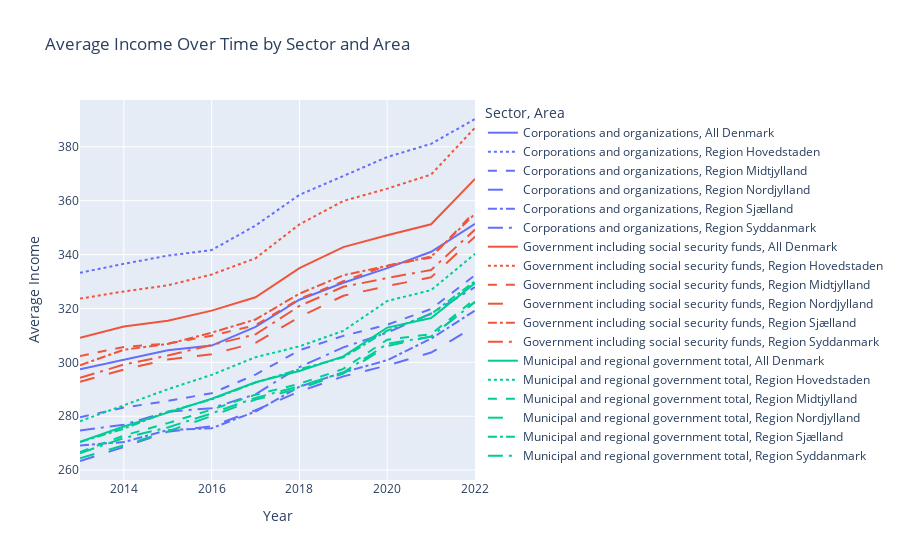

Write notebook code for a chart like this one.
### Code cell
import pandas as pd
import plotly.express as px

# Merge datasets on common 'TID' and 'SEKTOR'
merged_df = pd.merge(Inc_age_cleaned, Inc_area_cleaned, on=['TID', 'SEKTOR'], suffixes=('_age', '_area'))

# Calculate the average income for each sector, area, and year
avg_income_by_sector_area = merged_df.groupby(['TID', 'SEKTOR', 'OMRÅDE'])['INDHOLD_area'].mean().reset_index()

# Create an interactive line chart with Plotly
fig = px.line(avg_income_by_sector_area, x='TID', y='INDHOLD_area', color='SEKTOR', line_dash='OMRÅDE',
              labels={'TID': 'Year', 'INDHOLD_area': 'Average Income', 'SEKTOR': 'Sector', 'OMRÅDE': 'Area'},
              title='Average Income Over Time by Sector and Area')

fig.show()

### Figure 1 — Plotly figure (JSON) as saved in the notebook; plotly's stock layout.template omitted (floating-point values rounded to 4 significant figures)
{"data": [{"hovertemplate": "Sector=Corporations and organizations<br>Area=All Denmark<br>Year=%{x}<br>Average Income=%{y}<extra></extra>", "legendgroup": "Corporations and organizations, All Denmark", "line": {"color": "#636efa", "dash": "solid"}, "marker": {"symbol": "circle"}, "mode": "lines", "name": "Corporations and organizations, All Denmark", "orientation": "v", "showlegend": true, "type": "scatter", "x": [2013, 2014, 2015, 2016, 2017, 2018, 2019, 2020, 2021, 2022], "xaxis": "x", "y": [297.4, 300.9, 304.5, 306.2, 313.1, 323.2, 329.6, 335.0, 341.0, 351.4], "yaxis": "y"}, {"hovertemplate": "Sector=Corporations and organizations<br>Area=Region Hovedstaden<br>Year=%{x}<br>Average Income=%{y}<extra></extra>", "legendgroup": "Corporations and organizations, Region Hovedstaden", "line": {"color": "#636efa", "dash": "dot"}, "marker": {"symbol": "circle"}, "mode": "lines", "name": "Corporations and organizations, Region Hovedstaden", "orientation": "v", "showlegend": true, "type": "scatter", "x": [2013, 2014, 2015, 2016, 2017, 2018, 2019, 2020, 2021, 2022], "xaxis": "x", "y": [333.2, 336.6, 339.6, 341.7, 350.8, 362.2, 369.2, 376.2, 381.1, 390.3], "yaxis": "y"}, {"hovertemplate": "Sector=Corporations and organizations<br>Area=Region Midtjylland<br>Year=%{x}<br>Average Income=%{y}<extra></extra>", "legendgroup": "Corporations and organizations, Region Midtjylland", "line": {"color": "#636efa", "dash": "dash"}, "marker": {"symbol": "circle"}, "mode": "lines", "name": "Corporations and organizations, Region Midtjylland", "orientation": "v", "showlegend": true, "type": "scatter", "x": [2013, 2014, 2015, 2016, 2017, 2018, 2019, 2020, 2021, 2022], "xaxis": "x", "y": [279.6, 283.2, 285.7, 288.6, 295.5, 304.5, 309.8, 314.0, 319.8, 332.4], "yaxis": "y"}, {"hovertemplate": "Sector=Corporations and organizations<br>Area=Region Nordjylland<br>Year=%{x}<br>Average Income=%{y}<extra></extra>", "legendgroup": "Corporations and organizations, Region Nordjylland", "line": {"color": "#636efa", "dash": "longdash"}, "marker": {"symbol": "circle"}, "mode": "lines", "name": "Corporations and organizations, Region Nordjylland", "orientation": "v", "showlegend": true, "type": "scatter", "x": [2013, 2014, 2015, 2016, 2017, 2018, 2019, 2020, 2021, 2022], "xaxis": "x", "y": [263.4, 268.6, 274.3, 276.3, 282.2, 289.2, 294.8, 298.8, 303.6, 313.4], "yaxis": "y"}, {"hovertemplate": "Sector=Corporations and organizations<br>Area=Region Sjælland<br>Year=%{x}<br>Average Income=%{y}<extra></extra>", "legendgroup": "Corporations and organizations, Region Sjælland", "line": {"color": "#636efa", "dash": "dashdot"}, "marker": {"symbol": "circle"}, "mode": "lines", "name": "Corporations and organizations, Region Sjælland", "orientation": "v", "showlegend": true, "type": "scatter", "x": [2013, 2014, 2015, 2016, 2017, 2018, 2019, 2020, 2021, 2022], "xaxis": "x", "y": [269.2, 270.4, 274.9, 275.6, 281.8, 291.0, 296.3, 300.8, 308.8, 319.2], "yaxis": "y"}, {"hovertemplate": "Sector=Corporations and organizations<br>Area=Region Syddanmark<br>Year=%{x}<br>Average Income=%{y}<extra></extra>", "legendgroup": "Corporations and organizations, Region Syddanmark", "line": {"color": "#636efa", "dash": "longdashdot"}, "marker": {"symbol": "circle"}, "mode": "lines", "name": "Corporations and organizations, Region Syddanmark", "orientation": "v", "showlegend": true, "type": "scatter", "x": [2013, 2014, 2015, 2016, 2017, 2018, 2019, 2020, 2021, 2022], "xaxis": "x", "y": [274.7, 276.9, 281.7, 283.0, 288.2, 298.2, 305.6, 311.1, 318.1, 327.9], "yaxis": "y"}, {"hovertemplate": "Sector=Government including social security funds<br>Area=All Denmark<br>Year=%{x}<br>Average Income=%{y}<extra></extra>", "legendgroup": "Government including social security funds, All Denmark", "line": {"color": "#EF553B", "dash": "solid"}, "marker": {"symbol": "circle"}, "mode": "lines", "name": "Government including social security funds, All Denmark", "orientation": "v", "showlegend": true, "type": "scatter", "x": [2013, 2014, 2015, 2016, 2017, 2018, 2019, 2020, 2021, 2022], "xaxis": "x", "y": [309.1, 313.3, 315.5, 319.2, 324.2, 335.0, 342.8, 347.2, 351.2, 368.1], "yaxis": "y"}, {"hovertemplate": "Sector=Government including social security funds<br>Area=Region Hovedstaden<br>Year=%{x}<br>Average Income=%{y}<extra></extra>", "legendgroup": "Government including social security funds, Region Hovedstaden", "line": {"color": "#EF553B", "dash": "dot"}, "marker": {"symbol": "circle"}, "mode": "lines", "name": "Government including social security funds, Region Hovedstaden", "orientation": "v", "showlegend": true, "type": "scatter", "x": [2013, 2014, 2015, 2016, 2017, 2018, 2019, 2020, 2021, 2022], "xaxis": "x", "y": [323.7, 326.3, 328.6, 332.6, 338.6, 351.2, 359.9, 364.5, 369.7, 387.1], "yaxis": "y"}, {"hovertemplate": "Sector=Government including social security funds<br>Area=Region Midtjylland<br>Year=%{x}<br>Average Income=%{y}<extra></extra>", "legendgroup": "Government including social security funds, Region Midtjylland", "line": {"color": "#EF553B", "dash": "dash"}, "marker": {"symbol": "circle"}, "mode": "lines", "name": "Government including social security funds, Region Midtjylland", "orientation": "v", "showlegend": true, "type": "scatter", "x": [2013, 2014, 2015, 2016, 2017, 2018, 2019, 2020, 2021, 2022], "xaxis": "x", "y": [302.4, 305.7, 307.0, 309.9, 313.8, 323.6, 330.1, 336.0, 338.9, 356.1], "yaxis": "y"}, {"hovertemplate": "Sector=Government including social security funds<br>Area=Region Nordjylland<br>Year=%{x}<br>Average Income=%{y}<extra></extra>", "legendgroup": "Government including social security funds, Region Nordjylland", "line": {"color": "#EF553B", "dash": "longdash"}, "marker": {"symbol": "circle"}, "mode": "lines", "name": "Government including social security funds, Region Nordjylland", "orientation": "v", "showlegend": true, "type": "scatter", "x": [2013, 2014, 2015, 2016, 2017, 2018, 2019, 2020, 2021, 2022], "xaxis": "x", "y": [292.8, 297.3, 301.1, 303.0, 307.2, 316.9, 324.7, 328.3, 331.6, 346.7], "yaxis": "y"}, {"hovertemplate": "Sector=Government including social security funds<br>Area=Region Sjælland<br>Year=%{x}<br>Average Income=%{y}<extra></extra>", "legendgroup": "Government including social security funds, Region Sjælland", "line": {"color": "#EF553B", "dash": "dashdot"}, "marker": {"symbol": "circle"}, "mode": "lines", "name": "Government including social security funds, Region Sjælland", "orientation": "v", "showlegend": true, "type": "scatter", "x": [2013, 2014, 2015, 2016, 2017, 2018, 2019, 2020, 2021, 2022], "xaxis": "x", "y": [298.9, 304.7, 306.8, 311.0, 315.9, 325.5, 332.3, 335.8, 339.2, 355.1], "yaxis": "y"}, {"hovertemplate": "Sector=Government including social security funds<br>Area=Region Syddanmark<br>Year=%{x}<br>Average Income=%{y}<extra></extra>", "legendgroup": "Government including social security funds, Region Syddanmark", "line": {"color": "#EF553B", "dash": "longdashdot"}, "marker": {"symbol": "circle"}, "mode": "lines", "name": "Government including social security funds, Region Syddanmark", "orientation": "v", "showlegend": true, "type": "scatter", "x": [2013, 2014, 2015, 2016, 2017, 2018, 2019, 2020, 2021, 2022], "xaxis": "x", "y": [294.2, 299.2, 302.5, 306.4, 310.4, 320.9, 328.0, 331.3, 334.3, 349.3], "yaxis": "y"}, {"hovertemplate": "Sector=Municipal and regional government total<br>Area=All Denmark<br>Year=%{x}<br>Average Income=%{y}<extra></extra>", "legendgroup": "Municipal and regional government total, All Denmark", "line": {"color": "#00cc96", "dash": "solid"}, "marker": {"symbol": "circle"}, "mode": "lines", "name": "Municipal and regional government total, All Denmark", "orientation": "v", "showlegend": true, "type": "scatter", "x": [2013, 2014, 2015, 2016, 2017, 2018, 2019, 2020, 2021, 2022], "xaxis": "x", "y": [270.5, 276.2, 281.3, 286.5, 292.6, 296.8, 302.2, 312.9, 316.5, 329.4], "yaxis": "y"}, {"hovertemplate": "Sector=Municipal and regional government total<br>Area=Region Hovedstaden<br>Year=%{x}<br>Average Income=%{y}<extra></extra>", "legendgroup": "Municipal and regional government total, Region Hovedstaden", "line": {"color": "#00cc96", "dash": "dot"}, "marker": {"symbol": "circle"}, "mode": "lines", "name": "Municipal and regional government total, Region Hovedstaden", "orientation": "v", "showlegend": true, "type": "scatter", "x": [2013, 2014, 2015, 2016, 2017, 2018, 2019, 2020, 2021, 2022], "xaxis": "x", "y": [278.1, 284.1, 290.0, 295.4, 301.9, 305.9, 311.7, 322.8, 326.8, 340.3], "yaxis": "y"}, {"hovertemplate": "Sector=Municipal and regional government total<br>Area=Region Midtjylland<br>Year=%{x}<br>Average Income=%{y}<extra></extra>", "legendgroup": "Municipal and regional government total, Region Midtjylland", "line": {"color": "#00cc96", "dash": "dash"}, "marker": {"symbol": "circle"}, "mode": "lines", "name": "Municipal and regional government total, Region Midtjylland", "orientation": "v", "showlegend": true, "type": "scatter", "x": [2013, 2014, 2015, 2016, 2017, 2018, 2019, 2020, 2021, 2022], "xaxis": "x", "y": [266.7, 272.9, 277.4, 282.4, 288.0, 292.0, 297.6, 308.4, 310.5, 323.5], "yaxis": "y"}, {"hovertemplate": "Sector=Municipal and regional government total<br>Area=Region Nordjylland<br>Year=%{x}<br>Average Income=%{y}<extra></extra>", "legendgroup": "Municipal and regional government total, Region Nordjylland", "line": {"color": "#00cc96", "dash": "longdash"}, "marker": {"symbol": "circle"}, "mode": "lines", "name": "Municipal and regional government total, Region Nordjylland", "orientation": "v", "showlegend": true, "type": "scatter", "x": [2013, 2014, 2015, 2016, 2017, 2018, 2019, 2020, 2021, 2022], "xaxis": "x", "y": [264.4, 269.2, 274.4, 280.1, 286.2, 290.3, 295.8, 306.0, 309.6, 322.5], "yaxis": "y"}, {"hovertemplate": "Sector=Municipal and regional government total<br>Area=Region Sjælland<br>Year=%{x}<br>Average Income=%{y}<extra></extra>", "legendgroup": "Municipal and regional government total, Region Sjælland", "line": {"color": "#00cc96", "dash": "dashdot"}, "marker": {"symbol": "circle"}, "mode": "lines", "name": "Municipal and regional government total, Region Sjælland", "orientation": "v", "showlegend": true, "type": "scatter", "x": [2013, 2014, 2015, 2016, 2017, 2018, 2019, 2020, 2021, 2022], "xaxis": "x", "y": [270.5, 275.4, 281.7, 286.2, 292.5, 297.4, 301.9, 311.8, 317.9, 330.1], "yaxis": "y"}, {"hovertemplate": "Sector=Municipal and regional government total<br>Area=Region Syddanmark<br>Year=%{x}<br>Average Income=%{y}<extra></extra>", "legendgroup": "Municipal and regional government total, Region Syddanmark", "line": {"color": "#00cc96", "dash": "longdashdot"}, "marker": {"symbol": "circle"}, "mode": "lines", "name": "Municipal and regional government total, Region Syddanmark", "orientation": "v", "showlegend": true, "type": "scatter", "x": [2013, 2014, 2015, 2016, 2017, 2018, 2019, 2020, 2021, 2022], "xaxis": "x", "y": [266.3, 271.9, 275.8, 281.1, 286.8, 291.1, 296.2, 306.9, 309.6, 322.4], "yaxis": "y"}], "layout": {"legend": {"title": {"text": "Sector, Area"}, "tracegroupgap": 0}, "title": {"text": "Average Income Over Time by Sector and Area"}, "xaxis": {"anchor": "y", "domain": [0, 1], "title": {"text": "Year"}}, "yaxis": {"anchor": "x", "domain": [0, 1], "title": {"text": "Average Income"}}}}
